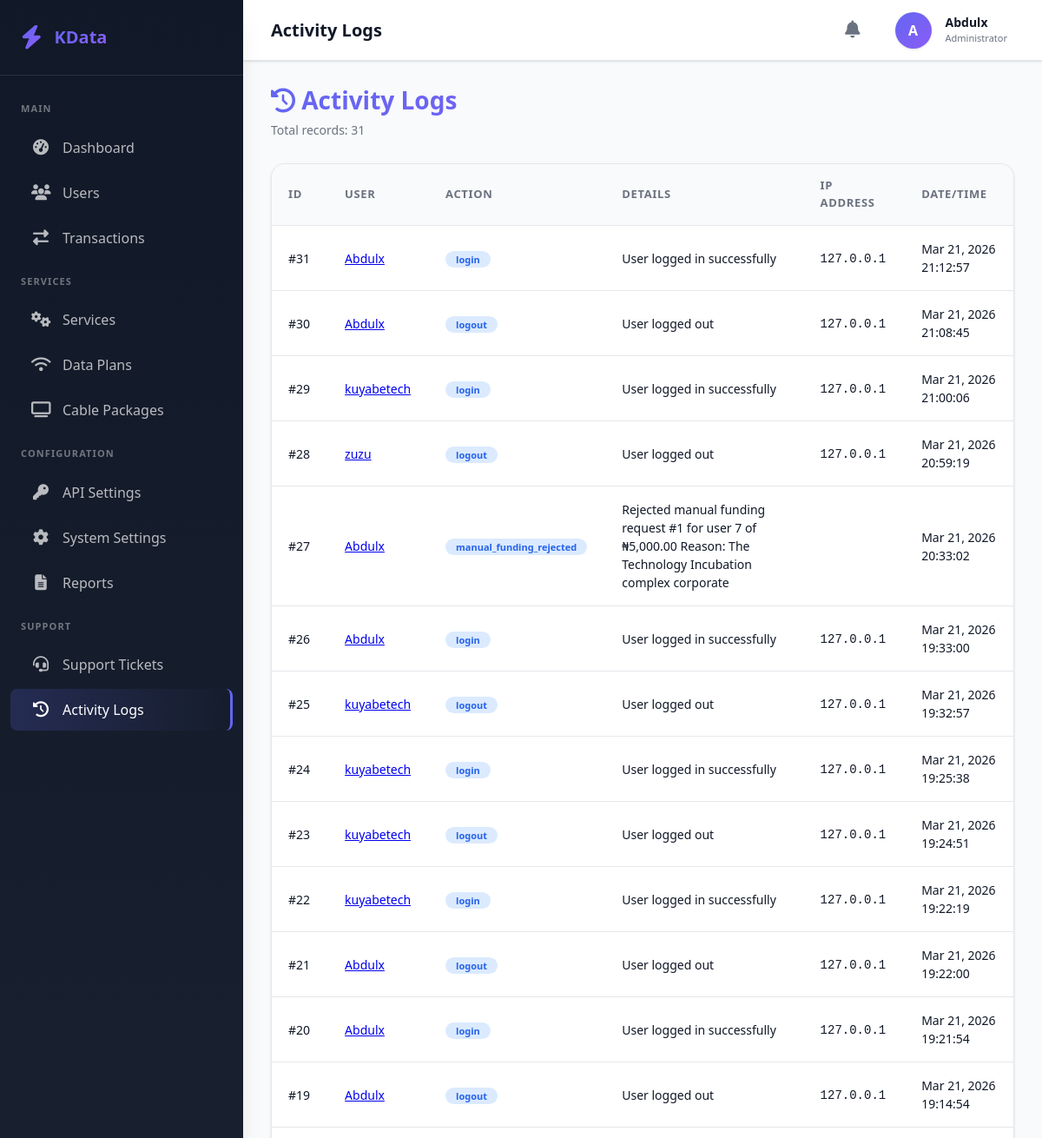
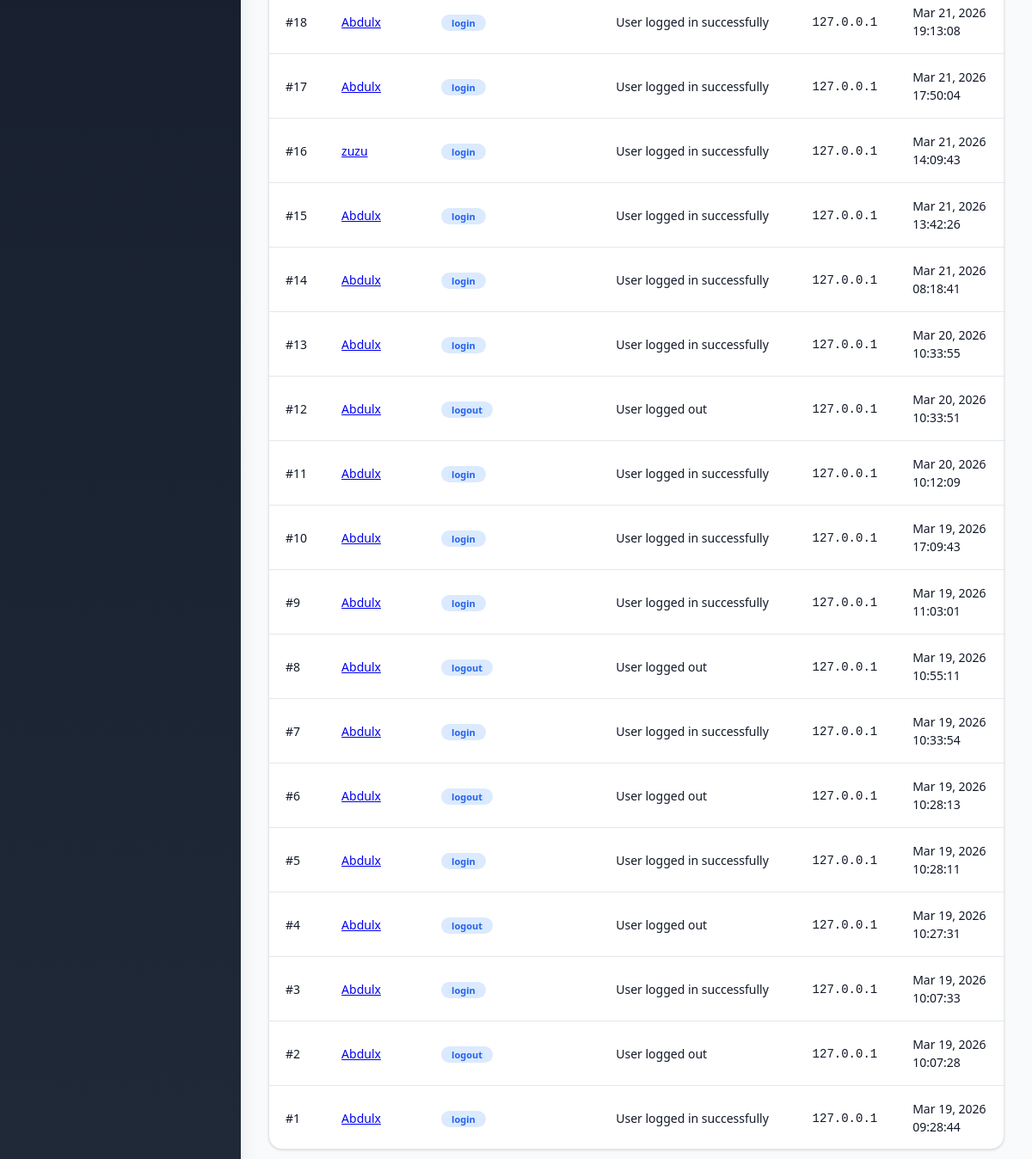
Screenshot of /admin/logs.php (signed in) with the database file from the repository (2 pictures, top to bottom).
### tables this page shows
CREATE TABLE `activity_logs` (
  `id` int(11) NOT NULL,
  `user_id` int(11) DEFAULT NULL,
  `action` varchar(100) NOT NULL,
  `details` text,
  `ip_address` varchar(45) DEFAULT NULL,
  `user_agent` text,
  `request_method` varchar(10) DEFAULT NULL,
  `request_url` varchar(255) DEFAULT NULL,
  `request_data` text,
  `response_code` int(11) DEFAULT NULL,
  `created_at` timestamp NOT NULL DEFAULT CURRENT_TIMESTAMP
);

CREATE TABLE `users` (
  `id` int(11) NOT NULL,
  `username` varchar(50) NOT NULL,
  `email` varchar(100) NOT NULL,
  `phone` varchar(15) NOT NULL,
  `password` varchar(255) NOT NULL,
  `first_name` varchar(50) DEFAULT NULL,
  `last_name` varchar(50) DEFAULT NULL,
  `address` text,
  `city` varchar(50) DEFAULT NULL,
  `state` varchar(50) DEFAULT NULL,
  `country` varchar(50) DEFAULT 'Nigeria',
  `wallet_balance` decimal(15,2) DEFAULT '0.00',
  `bonus_balance` decimal(15,2) DEFAULT '0.00',
  `referral_code` varchar(20) DEFAULT NULL,
  `referred_by` int(11) DEFAULT NULL,
  `email_verified` tinyint(1) DEFAULT '0',
  `phone_verified` tinyint(1) DEFAULT '0',
  `email_verified_at` datetime DEFAULT NULL,
  `phone_verified_at` datetime DEFAULT NULL,
  `two_factor_enabled` tinyint(1) DEFAULT '0',
  `two_factor_secret` varchar(255) DEFAULT NULL,
  `two_factor_backup_codes` text,
  `role` enum('user','admin','super_admin') DEFAULT 'user',
  `status` enum('active','suspended','banned','pending') DEFAULT 'pending',
  `last_login` datetime DEFAULT NULL,
  `last_ip` varchar(45) DEFAULT NULL,
  `login_attempts` int(11) DEFAULT '0',
  `locked_until` datetime DEFAULT NULL,
  `avatar` varchar(255) DEFAULT NULL,
  `created_at` timestamp NOT NULL DEFAULT CURRENT_TIMESTAMP,
  `updated_at` timestamp NOT NULL DEFAULT CURRENT_TIMESTAMP ON UPDATE CURRENT_TIMESTAMP,
  `deleted_at` timestamp NULL DEFAULT NULL,
  `reset_token` varchar(255) DEFAULT NULL,
  `reset_expires` datetime DEFAULT NULL
);

### admin/logs.php (the view, shortened to what this page needs)
<?php
$db = db();
$page = isset($_GET['page']) ? (int)$_GET['page'] : 1;
$limit = 50;
$offset = ($page - 1) * $limit;
$total = $db->query("SELECT COUNT(*) as count FROM activity_logs")->fetch_assoc()['count'];
$logs = $db->query("
    SELECT l.*, u.username
    FROM activity_logs l
    LEFT JOIN users u ON l.user_id = u.id
    ORDER BY l.id DESC
    LIMIT $offset, $limit
")->fetch_all(MYSQLI_ASSOC);
include 'admin_header.php';
?>
<div class="container-fluid">
    <div class="content-header">
        <h2><i class="fas fa-history"></i> Activity Logs</h2>
        <p>Total records: <?php echo $total; ?></p>
    </div>
    <div class="card">
        <div class="table-responsive">
            <table class="data-table">
                <thead>
                    <tr>
                        <th>ID</th>
                        <th>User</th>
                        <th>Action</th>
                        <th>Details</th>
                        <th>IP Address</th>
                        <th>Date/Time</th>
                    </tr>
                </thead>
                <tbody>
                    <?php foreach ($logs as $log): ?>
                        <tr>
                            <td>#<?php echo $log['id']; ?></td>
                            <td>
                                <?php if ($log['user_id']): ?>
                                    <a href="users.php?search=<?php echo $log['username']; ?>">
                                        <?php echo htmlspecialchars($log['username']); ?>
                                    </a>
                                <?php else: ?>
                                    <em>Guest</em>
                                <?php endif; ?>
                            </td>
                            <td><span class="badge badge-info"><?php echo htmlspecialchars($log['action']); ?></span></td>
                            <td><?php echo htmlspecialchars($log['details'] ?? '-'); ?></td>
                            <td><code><?php echo $log['ip_address']; ?></code></td>
                            <td><?php echo date('M d, Y H:i:s', strtotime($log['created_at'])); ?></td>
                        </tr>
                    <?php endforeach; ?>
                </tbody>
            </table>
        </div>
    </div>
</div>
<?php include 'admin_footer.php'; ?>

### admin/admin_header.php (style rules this page uses)
* { margin: 0; padding: 0; box-sizing: border-box; -webkit-tap-highlight-color: transparent; }
:root { --primary: #6366f1; --primary-dark: #4f46e5; --primary-light: #818cf8; --primary-soft: #eef2ff; --secondary: #8b5cf6; --secondary-dark: #7c3aed; --secondary-light: #a78bfa; --success: #10b981; --success-dark: #059669; --success-light: #d1fae5; --danger: #ef4444; --danger-dark: #dc2626; --danger-light: #fee2e2; --warning: #f59e0b; --warning-dark: #d97706; --warning-light: #fef3c7; --info: #3b82f6; --info-dark: #2563eb; --info-light: #dbeafe; --dark: #111827; --dark-soft: #1f2937; --gray-dark: #374151; --gray: #6b7280; --gray-light: #9ca3af; --gray-soft: #e5e7eb; --light: #f9fafb; --white: #ffffff; --gradient-primary: linear-gradient(135deg, var(--primary), var(--secondary)); --gradient-dark: linear-gradient(180deg, var(--dark), var(--dark-soft)); --shadow-xs: 0 1px 2px 0 rgba(0, 0, 0, 0.05); --shadow-sm: 0 1px 3px 0 rgba(0, 0, 0, 0.1), 0 1px 2px -1px rgba(0, 0, 0, 0.1); --shadow-md: 0 4px 6px -1px rgba(0, 0, 0, 0.1), 0 2px 4px -2px rgba(0, 0, 0, 0.1); --shadow-lg: 0 10px 15px -3px rgba(0, 0, 0, 0.1), 0 4px 6px -4px rgba(0, 0, 0, 0.1); --shadow-xl: 0 20px 25px -5px rgba(0, 0, 0, 0.1), 0 8px 10px -6px rgba(0, 0, 0, 0.1); --radius-xs: 0.25rem; --radius-sm: 0.5rem; --radius-md: 0.75rem; --radius-lg: 1rem; --radius-xl: 1.5rem; --radius-full: 9999px; --sidebar-width: 280px; --header-height: 70px; --content-max-width: 1600px; --transition-fast: 150ms cubic-bezier(0.4, 0, 0.2, 1); --transition-base: 250ms cubic-bezier(0.4, 0, 0.2, 1); --transition-slow: 350ms cubic-bezier(0.4, 0, 0.2, 1); }
body { font-family: system-ui, -apple-system, 'Segoe UI', 'Roboto', 'Helvetica Neue', sans-serif; background: var(--light); color: var(--dark); line-height: 1.5; overflow-x: hidden; }
h1, h2, h3, h4, h5, h6 { font-weight: 600; line-height: 1.25; }
.container-fluid { padding: 1.75rem 2rem; max-width: var(--content-max-width); margin: 0 auto; }
.content-header { margin-bottom: 1.75rem; }
.content-header h2 { font-size: 1.75rem; font-weight: 700; margin-bottom: 0.375rem; background: var(--gradient-primary); -webkit-background-clip: text; background-clip: text; color: transparent; }
.content-header p { color: var(--gray); font-size: 0.875rem; }
.card { background: var(--white); border-radius: var(--radius-lg); box-shadow: var(--shadow-sm); margin-bottom: 1.5rem; overflow: hidden; transition: all var(--transition-base); border: 1px solid var(--gray-soft); }
.table-responsive { overflow-x: auto; margin: -1px; }
.data-table { width: 100%; border-collapse: collapse; }
.data-table th { text-align: left; padding: 1rem 1.25rem; background: var(--light); font-weight: 600; font-size: 0.8125rem; text-transform: uppercase; letter-spacing: 0.05em; color: var(--gray); border-bottom: 1px solid var(--gray-soft); }
.data-table td { padding: 1rem 1.25rem; border-bottom: 1px solid var(--gray-soft); font-size: 0.875rem; }
.data-table tr:last-child td { border-bottom: none; }
.badge { display: inline-flex; align-items: center; gap: 0.375rem; padding: 0.25rem 0.75rem; border-radius: var(--radius-full); font-size: 0.6875rem; font-weight: 600; line-height: 1; }
.badge-info { background: var(--info-light); color: var(--info-dark); }

### rows the page displays
activity_logs: id "31", user.username "Abdulx", action "login", details "User logged in successfully", ip_address "127.0.0.1", created_at "Mar 21, 2026 21:12:57"
activity_logs: id "30", user.username "Abdulx", action "logout", details "User logged out", ip_address "127.0.0.1", created_at "Mar 21, 2026 21:08:45"
activity_logs: id "29", user.username "kuyabetech", action "login", details "User logged in successfully", ip_address "127.0.0.1", created_at "Mar 21, 2026 21:00:06"
activity_logs: id "28", user.username "zuzu", action "logout", details "User logged out", ip_address "127.0.0.1", created_at "Mar 21, 2026 20:59:19"
activity_logs: id "27", user.username "Abdulx", action "manual_funding_rejected", details "Rejected manual funding request #1 for user 7 of ₦5,000.00 Reason: The Technology Incubation complex corporate", created_at "Mar 21, 2026 20:33:02"
activity_logs: id "26", user.username "Abdulx", action "login", details "User logged in successfully", ip_address "127.0.0.1", created_at "Mar 21, 2026 19:33:00"
activity_logs: id "25", user.username "kuyabetech", action "logout", details "User logged out", ip_address "127.0.0.1", created_at "Mar 21, 2026 19:32:57"
activity_logs: id "24", user.username "kuyabetech", action "login", details "User logged in successfully", ip_address "127.0.0.1", created_at "Mar 21, 2026 19:25:38"
activity_logs: id "23", user.username "kuyabetech", action "logout", details "User logged out", ip_address "127.0.0.1", created_at "Mar 21, 2026 19:24:51"
activity_logs: id "22", user.username "kuyabetech", action "login", details "User logged in successfully", ip_address "127.0.0.1", created_at "Mar 21, 2026 19:22:19"
activity_logs: id "21", user.username "Abdulx", action "logout", details "User logged out", ip_address "127.0.0.1", created_at "Mar 21, 2026 19:22:00"
activity_logs: id "20", user.username "Abdulx", action "login", details "User logged in successfully", ip_address "127.0.0.1", created_at "Mar 21, 2026 19:21:54"
activity_logs: id "19", user.username "Abdulx", action "logout", details "User logged out", ip_address "127.0.0.1", created_at "Mar 21, 2026 19:14:54"
activity_logs: id "18", user.username "Abdulx", action "login", details "User logged in successfully", ip_address "127.0.0.1", created_at "Mar 21, 2026 19:13:08"
activity_logs: id "17", user.username "Abdulx", action "login", details "User logged in successfully", ip_address "127.0.0.1", created_at "Mar 21, 2026 17:50:04"
activity_logs: id "16", user.username "zuzu", action "login", details "User logged in successfully", ip_address "127.0.0.1", created_at "Mar 21, 2026 14:09:43"
activity_logs: id "15", user.username "Abdulx", action "login", details "User logged in successfully", ip_address "127.0.0.1", created_at "Mar 21, 2026 13:42:26"
activity_logs: id "14", user.username "Abdulx", action "login", details "User logged in successfully", ip_address "127.0.0.1", created_at "Mar 21, 2026 08:18:41"
activity_logs: id "13", user.username "Abdulx", action "login", details "User logged in successfully", ip_address "127.0.0.1", created_at "Mar 20, 2026 10:33:55"
activity_logs: id "12", user.username "Abdulx", action "logout", details "User logged out", ip_address "127.0.0.1", created_at "Mar 20, 2026 10:33:51"
activity_logs: id "11", user.username "Abdulx", action "login", details "User logged in successfully", ip_address "127.0.0.1", created_at "Mar 20, 2026 10:12:09"
activity_logs: id "10", user.username "Abdulx", action "login", details "User logged in successfully", ip_address "127.0.0.1", created_at "Mar 19, 2026 17:09:43"
activity_logs: id "9", user.username "Abdulx", action "login", details "User logged in successfully", ip_address "127.0.0.1", created_at "Mar 19, 2026 11:03:01"
activity_logs: id "8", user.username "Abdulx", action "logout", details "User logged out", ip_address "127.0.0.1", created_at "Mar 19, 2026 10:55:11"
activity_logs: id "7", user.username "Abdulx", action "login", details "User logged in successfully", ip_address "127.0.0.1", created_at "Mar 19, 2026 10:33:54"
activity_logs: id "6", user.username "Abdulx", action "logout", details "User logged out", ip_address "127.0.0.1", created_at "Mar 19, 2026 10:28:13"
activity_logs: id "5", user.username "Abdulx", action "login", details "User logged in successfully", ip_address "127.0.0.1", created_at "Mar 19, 2026 10:28:11"
activity_logs: id "4", user.username "Abdulx", action "logout", details "User logged out", ip_address "127.0.0.1", created_at "Mar 19, 2026 10:27:31"
activity_logs: id "3", user.username "Abdulx", action "login", details "User logged in successfully", ip_address "127.0.0.1", created_at "Mar 19, 2026 10:07:33"
activity_logs: id "2", user.username "Abdulx", action "logout", details "User logged out", ip_address "127.0.0.1", created_at "Mar 19, 2026 10:07:28"
activity_logs: id "1", user.username "Abdulx", action "login", details "User logged in successfully", ip_address "127.0.0.1", created_at "Mar 19, 2026 09:28:44"

### other values shown
$pageTitle "Activity Logs"
$adminInitial "A"
$adminUsername "Abdulx"
$total "31"
